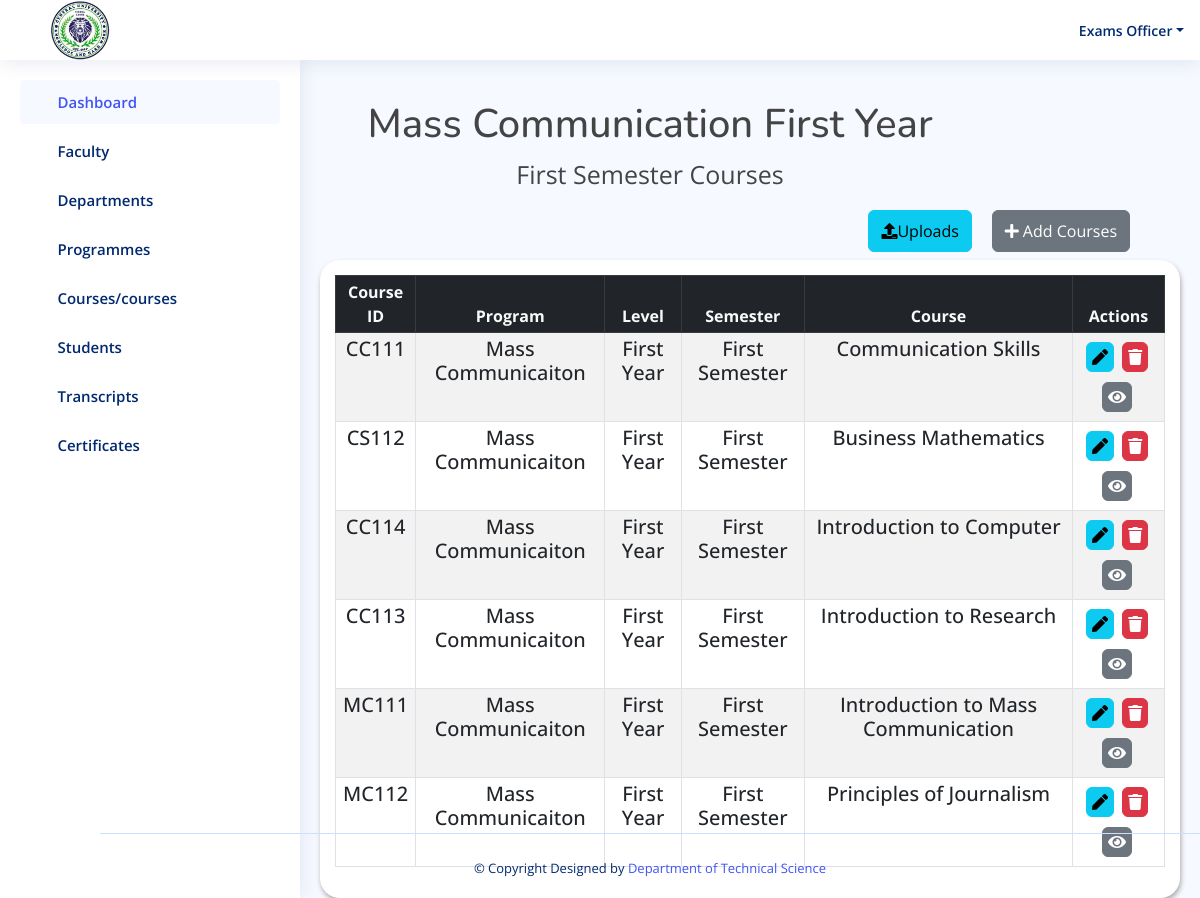
The page /result/masscom_year1_first_semester/ (signed in) on the database its author committed.
### result/models.py (models this page shows, shortened)
class masscom_year1_semester1(models.Model):
    code = models.CharField(max_length=50)
    program = models.ForeignKey(Program, on_delete=models.CASCADE)
    level = models.CharField(max_length=20, choices=YEAR1_LEVEL1 )
    semester = models.CharField(max_length=20,choices=YEAR1_SEMESTER1)
    course = models.CharField(max_length=50)

class Program(models.Model):
    program = models.CharField(max_length=100)
    department = models.ForeignKey(Department, on_delete=models.CASCADE)
    def __str__(self):
        return self.program

### result/views.py (the view)
# urls.py: path('masscom_year1_first_semester/', views.masscom_year1_first_semester, name='masscom_year1_first_semester'),
@login_required(login_url='login')
def masscom_year1_first_semester(request):
    masscom_yr1_sem1 = masscom_year1_semester1.objects.all()
    if request.method == 'POST':
        form = massCourseForm1(request.POST)
        if form.is_valid():
            course = form.cleaned_data['course']
            if masscom_year1_semester1.objects.filter(course=course).exists():
                messages.error(request, f"'{course}' already exists!")
                return redirect('masscom_year1_first_semester')  # Redirect back to the faculty page without saving the form
            form.save()
            messages.success(request, "Course has been added!")
            return redirect('masscom_year1_first_semester')
    else:
        form = massCourseForm1()
    return render(request, 'result/masscom_year1_first_semester.html', {'masscom_yr1_sem1': masscom_yr1_sem1, 'form': form})

### templates/result/masscom_year1_first_semester.html (shortened to what this page needs)
{% load static %}
<!DOCTYPE html>
<html lang="en">
<head>
  <link href="https://cdn.datatables.net/v/bs5/jszip-2.5.0/dt-1.13.4/b-2.3.6/b-html5-2.3.6/b-print-2.3.6/datatables.min.css" rel="stylesheet"/>
   <link rel="stylesheet" href="https://cdnjs.cloudflare.com/ajax/libs/font-awesome/5.15.4/css/all.min.css" />
  <link href="{% static 'assets/vendor/bootstrap/css/bootstrap.min.css' %}" rel="stylesheet">
  <link href="{% static 'assets/vendor/bootstrap-icons/bootstrap-icons.css' %}" rel="stylesheet">
  <link href="{% static 'assets/vendor/boxicons/css/boxicons.min.css' %}" rel="stylesheet">
  <link href="{% static 'assets/vendor/quill/quill.snow.css' %}" rel="stylesheet">
  <link href="{% static 'assets/vendor/quill/quill.bubble.css' %}" rel="stylesheet">
  <link href="{% static 'assets/vendor/remixicon/remixicon.css' %}" rel="stylesheet">
  <link href="{% static 'assets/vendor/simple-datatables/style.css' %}" rel="stylesheet">
  <link href="{% static 'assets/style.css'%}" rel="stylesheet">
  <link rel="stylesheet" href="{% static 'assets/css/result.css' %}">
</head>
<body>
 <header id="header" class="header fixed-top d-flex align-items-center">
  <div class="d-flex align-items-center justify-content-between">
    <img style="width: 60px; margin-left: -250px; margin-right: 50px; margin-top: 30px; margin-bottom:30px;"  src="{% static 'assets/img/cusl.jpeg' %}" alt="">
    <i class="bi bi-list toggle-sidebar-btn"></i>
  </div>
  <nav class="header-nav ms-auto">
    <ul class="d-flex align-items-center">
      <li class="nav-item dropdown pe-3">
        <a class="nav-link nav-profile d-flex align-items-center pe-0" href="#" data-bs-toggle="dropdown">
          <span class="d-none d-md-block dropdown-toggle ps-2">Exams Officer</span>
        </a>
      </li>
    </ul>
  </nav>
</header>
 <aside id="sidebar" class="sidebar">
  <ul class="sidebar-nav" id="sidebar-nav">
    <li class="nav-item">
      <a class="nav-link " href="{% url 'admin1' %}">
        <i class="bi bi-grid"></i>
        <span>Dashboard</span>
      </a>
    </li>
    <li class="nav-item">
      <a class="nav-link collapsed" data-bs-target="#components-nav" data-bs-toggle="collapse" href="#">
        <i class="bi bi-menu-button-wide"></i><span>Faculty</span><i class="bi bi-chevron-down ms-auto"></i>
      </a>
    </li>
    <li class="nav-item">
      <a class="nav-link collapsed" data-bs-target="#forms-nav" data-bs-toggle="collapse" href="#">
        <i class="bi bi-journal-text"></i><span>Departments</span><i class="bi bi-chevron-down ms-auto"></i>
      </a>
    </li>
    <li class="nav-item">
      <a class="nav-link collapsed" data-bs-target="#tables-nav" data-bs-toggle="collapse" href="#">
        <i class="bi bi-layout-text-window-reverse"></i><span>Programmes</span><i class="bi bi-chevron-down ms-auto"></i>
      </a>
    </li>
    <li class="nav-item">
      <a class="nav-link collapsed" data-bs-target="#charts-nav" data-bs-toggle="collapse" href="#">
        <i class="bi bi-bar-chart"></i><span>Courses/courses</span><i class="bi bi-chevron-down ms-auto"></i>
      </a>
    </li>
    <li class="nav-item">
      <a class="nav-link collapsed" data-bs-target="#icon-nav" data-bs-toggle="collapse" href="#">
        <i class="bi bi-person"></i><span>Students</span><i class="bi bi-chevron-down ms-auto"></i>
      </a>
    </li>
    <li class="nav-item">
      <a class="nav-link collapsed" data-bs-target="#iconnavi" data-bs-toggle="collapse" href="#">
        <i class="bi bi-person"></i><span>Transcripts</span><i class="bi bi-chevron-down ms-auto"></i>
      </a>
    </li>
    <li class="nav-item">
      <a class="nav-link collapsed" data-bs-target="#iconnav" data-bs-toggle="collapse" href="#">
        <i class="bi bi-person"></i><span>Certificates</span><i class="bi bi-chevron-down ms-auto"></i>
      </a>
    </li>
  </ul>
</aside>
    <div class="container" style="margin-top:100px;">
            <div class="col-md-12">
                <h1 class="text-center" style="margin-left:100px;">Mass Communication First Year</h1>
                <p class="text-center" style="margin-left:100px; font-size: 25px;">First Semester Courses</p>
            </div>
        </div>
        <div class="row">
          <div class="col-md-12">
              <div class="d-flex justify-content-end">
                <a href="{% url 'upload_masscom_course1' %}" class="btn btn-info btn mb-2  py-2"
                   style="margin-right:20px;" type="submit">
                  <i class="fa fa-upload" aria-hidden="true"></i>Uploads</a>
                  <a href="" class="btn btn-secondary btn mb-2  py-2"
                  data-bs-toggle="modal" data-bs-target="#exampleModalt" style="margin-right:70px;">
                  <i class="fas fa-plus">&nbsp;</i>Add Courses</a>
              </div>
          </div>
      </div>
        <div class="row ml-5 pl-5">
            <div class="col-12">
                <div class="data_table" style="margin-left:320px; margin-right: 20px;">
                    <table id="example" class="table table-striped table-bordered table-sm" >
                        <thead class="table-dark text-center text-light">
                            <tr>
                                <th  class="text-center">Course ID</th>
                                <th  class="text-center">Program</th>
                                <th  class="text-center">Level</th>
                                <th  class="text-center">Semester</th>
                                <th  class="text-center">Course</th>
                                <th  class="text-center">Actions</th>
                            </tr>
                        </thead>
                        <tbody  class="text-center h5">
                          {% for obj in masscom_yr1_sem1%}
                            <tr>
                                <td>{{obj.code }}</td>
                                <td>{{obj.program }}</td>
                                <td>{{obj.level }}</td>
                                <td>{{obj.semester }}</td>
                                <td>{{obj.course }}</td>
                                    <td>
                                        <a href="{% url 'edit_masscom_year1_first_semester' obj.id%}" class="btn btn-info" title="Edit Patient">
                                            <i class="fas fa-pen"></i>
                                        </a>
                                        <a href="{% url 'delete_masscom_year1_first_semester' obj.id%}"  class="btn btn-danger" title="Edit Patient">
                                            <i class="fas fa-trash"></i>
                                        </a>
                                        <a href="{% url 'view_masscom_year1_first_semester' obj.id%}"  class="btn btn-secondary" title="Edit Patient">
                                            <i class="fas fa-eye"></i>
                                        </a>
                                    </td>
                            </tr>
                            {% endfor %}
                        </tbody>
                    </table>
                </div>
            </div>
        </div>
<footer id="footer" class="footer fixed-bottom" style="margin-left: 100px;">
  <div class="credits">
    &copy; Copyright  Designed by <a href="">Department of Technical Science</a>
  </div>
</footer>
</body>
</html>

### static/assets/style.css (style rules this page uses)
:root { scroll-behavior: smooth; }
body { font-family: "Open Sans", sans-serif; background: #f6f9ff; color: #444444; }
a { color: #4154f1; text-decoration: none; }
h1, h2, h3, h4, h5, h6 { font-family: "Nunito", sans-serif; }
.header { transition: all 0.5s; z-index: 997; height: 60px; box-shadow: 0px 2px 20px rgba(1, 41, 112, 0.1); background-color: #fff; padding-left: 20px; }
.header .toggle-sidebar-btn { font-size: 32px; padding-left: 10px; cursor: pointer; color: #012970; }
.header-nav ul { list-style: none; }
.header-nav>ul { margin: 0; padding: 0; }
.header-nav .nav-profile { color: #012970; }
.header-nav .nav-profile span { font-size: 14px; font-weight: 600; }
.sidebar { position: fixed; top: 60px; left: 0; bottom: 0; width: 300px; z-index: 996; transition: all 0.3s; padding: 20px; overflow-y: auto; scrollbar-width: thin; scrollbar-color: #aab7cf transparent; box-shadow: 0px 0px 20px rgba(1, 41, 112, 0.1); background-color: #fff; }
@media (min-width: 1200px) { #main, #footer { margin-left: 300px; } }
.sidebar-nav { padding: 0; margin: 0; list-style: none; }
.sidebar-nav li { padding: 0; margin: 0; list-style: none; }
.sidebar-nav .nav-item { margin-bottom: 5px; }
.sidebar-nav .nav-link { display: flex; align-items: center; font-size: 15px; font-weight: 600; color: #4154f1; transition: 0.3; background: #f6f9ff; padding: 10px 15px; border-radius: 4px; }
.sidebar-nav .nav-link i { font-size: 16px; margin-right: 10px; color: #4154f1; }
.sidebar-nav .nav-link.collapsed { color: #012970; background: #fff; }
.sidebar-nav .nav-link.collapsed i { color: #899bbd; }
.sidebar-nav .nav-link .bi-chevron-down { margin-right: 0; transition: transform 0.2s ease-in-out; }
.footer { padding: 20px 0; font-size: 14px; transition: all 0.3s; border-top: 1px solid #cddfff; }
.footer .credits { padding-top: 5px; text-align: center; font-size: 13px; color: #012970; }

### static/assets/css/result.css (style rules this page uses)
.data_table { background: #fff; padding: 15px; box-shadow: 1px 3px 5px #aaa; border-radius: 20px; }
.data_table .btn { padding: 2px 5px; margin: 5px 3px 5px 0; }

### rows shown on the page
masscom_year1_semester1: code "CC111", program "Mass Communicaiton", level "First Year", semester "First Semester", course "Communication Skills"
masscom_year1_semester1: code "CS112", program "Mass Communicaiton", level "First Year", semester "First Semester", course "Business Mathematics"
masscom_year1_semester1: code "CC114", program "Mass Communicaiton", level "First Year", semester "First Semester", course "Introduction to Computer"
masscom_year1_semester1: code "CC113", program "Mass Communicaiton", level "First Year", semester "First Semester", course "Introduction to Research"
masscom_year1_semester1: code "MC111", program "Mass Communicaiton", level "First Year", semester "First Semester", course "Introduction to Mass Communication"
masscom_year1_semester1: code "MC112", program "Mass Communicaiton", level "First Year", semester "First Semester", course "Principles of Journalism"
